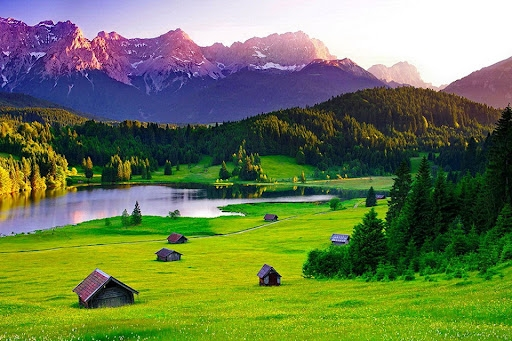
#> input picture input/original_images/natural_1.jpg, 512 x 341 px
$ python shuffle_image.py   (older library calls are emulated)
#> lines starting #> are read from the running program, lines starting #| are printed output that depends on the picture
### src/data_helper.py
import csv
import _pickle as cPickle
import os
import numpy as np
import cv2
from multiprocessing import Pool
from configs import img_configs
from copy import deepcopy as copy
import pandas as pd
import urllib
from tqdm import tqdm
from random import SystemRandom

class DataHelper:
    def __init__(self):
        pass

    # [329 lines left out: functions downloadImage, load_data_from_binary_file, save_data_to_binary_file, save_item_to_binary_file, load_item_from_binary_file, read_url_csv and 9 more, not called in this run]

    def split_image_to_blocks(self, image, block_dim=(2, 2), smoothing=False, outlier_rate=0):
        """
        Divide image to blocks
        :param image: image
        :param block_dim: dimension of block
        :return: blocks
        """
        block_size = image.shape[0] // block_dim[0], image.shape[1] // block_dim[1]
        blocks = []
        for i in range(block_dim[0]):
            row = []
            for j in range(block_dim[1]):
                block = image[i * block_size[0]:(i + 1) * block_size[0], j * block_size[1]:(j + 1) * block_size[1]]
                if smoothing:
                    block = cv2.GaussianBlur(block, (3, 3), 0)
                if outlier_rate > 0:
                    for _i in range(block_size[0]):
                        for _j in range(block_size[1]):
                            if np.random.uniform() < outlier_rate:
                                block[_i, _j][np.random.randint(0, 3)] = np.random.randint(0, 255)

                row.append(block)
            blocks.append(row)
        return np.array(blocks)

    def merge_blocks(self, blocks, mask=None, mode='rgb'):
        """
        Recover image from blocks
        :param blocks: blocks in image
        :param mode: rgb or gray
        :return: image
        """
        n_rows, n_cols = blocks.shape[0], blocks.shape[1]
        image_size = blocks[0][0].shape[0] * n_rows, blocks[0][0].shape[1] * n_cols
        h, w = image_size
        block_size = blocks[0][0].shape[0], blocks[0][0].shape[1]
        image_shape = (h, w) if mode == 'gray' else (h, w, 3)
        if mask is None:
            image = np.zeros(image_shape, dtype=np.uint8)
        else:
            image = mask
        for i in range(n_rows):
            for j in range(n_cols):
                image[i * block_size[0]:(i + 1) * block_size[0],
                      j * block_size[1]:(j + 1) * block_size[1]] = blocks[i][j]
        return image


    def shuffle_blocks(self, blocks, rotate=False):
        """
        Shuffle blocks
        :param blocks: blocks
        :return: shuffled blocks and labels
        """
        n_rows, n_cols = blocks.shape[0], blocks.shape[1]
        shuffled_labels = np.zeros((n_rows, n_cols))
        shuffled_blocks = np.empty(blocks.shape, dtype=np.ndarray)
        _indices = []
        for i in range(n_rows):
            for j in range(n_cols):
                _indices.append((i, j))
        pos = [i for i in range(0, len(_indices))]
        np.random.shuffle(pos)
        indices = [_indices[i] for i in pos]
        count = 0

        for i in range(n_rows):
            for j in range(n_cols):
                x, y = indices[count]
                block = blocks[x][y]
                if rotate and i != 0 and j != 0:
                    block = np.rot90(block, k=np.random.randint(4))
                shuffled_blocks[i][j] = block
                shuffled_labels[x][y] = i * n_cols + j
                count += 1
        return shuffled_blocks, shuffled_labels

    # [67 lines left out: functions random_drop_blocks, drop_all_blocks, not called in this run]

DataProcessor = DataHelper()

### src/recover/environment.py
from copy import deepcopy
import os
import cv2
import json
from skimage.metrics import structural_similarity as compare_ssim
import numpy as np
from src.data_helper import DataProcessor
from multiprocessing import Pool

class GameInfo():

    def __init__(self) -> None:
        self.block_dim = None
        self.block_size = None
        self.max_n_selects = None
        self.select_swap_ratio = None
        self.image_size = None
        self.max_image_point_value = None
        self.blocks = None
        self.original_blocks = None
        self.mode = None
        self.file_path = None
        self.challenge_id = None

    def save_to_json(self, file_path='./input/game_info'):
        if not os.path.exists(file_path):
            os.makedirs(file_path)
        file_path = os.path.join(file_path, self.name + '.json')
        data = {
            'block_dim': self.block_dim,
            'original_block_size': self.original_block_size,
            'original_blocks': self.original_blocks,
            'max_n_selects': self.max_n_selects,
            'select_swap_ratio': self.select_swap_ratio,
            'image_size': self.image_size,
            'max_image_point_value': self.max_image_point_value,
            'mode': self.mode
        }
        # dump to pretty json file
        with open(file_path, 'w') as f:
            json.dump(data, f)
        self.file_path = file_path
        print('Game info saved to json file %s' % file_path)

    # [26 lines left out: functions load_from_json, save_to_binary, not called in this run]

    def load_binary(self, file_path='./input/game_info', file_name='game_info.bin'):
        self = DataProcessor.load_data_from_binary_file(file_path, file_name)

class State(GameInfo):
    """
    Class for the state of the environment.
    """

    # [44 lines left out: functions __init__, make, not called in this run]

    def to_simple_mode(self):
        self.dropped_blocks = deepcopy(self.blocks)
        self.masked = np.ones((self.block_dim[0], self.block_dim[1]), dtype=np.int8)

    # [200 lines left out: functions search, to_ref_mode, copy, small_copy, get_std_err, translation, not called in this run]

    def string_presentation(self, items):
        return hash(str(items))

    def get_string_presentation(self):
        return self.name

    def set_string_presentation(self):
        self.name = self.string_presentation([self.dropped_blocks, self.masked])

    def save_image(self, filename='sample.png'):
        new_img = DataProcessor.merge_blocks(self.dropped_blocks)
        cv2.imwrite('output/' + filename, new_img)

    def get_image(self):
        return DataProcessor.merge_blocks(self.dropped_blocks)

    def save_binary(self, path):
        DataProcessor.save_binary(self.dropped_blocks, path)

class Environment():
    """
    Class for the environment.
    """
    # [6 lines left out: function __init__, not called in this run]

    def reset(self):
        return

    # [214 lines left out: functions step, simple_step, remove, rot90, get_next_block_ids, get_valid_block_pos, not called in this run]

### shuffle_image.py
import cv2
from src.recover.environment import GameInfo
from src.data_helper import DataHelper

import argparse

from utils import tuple_type

def parse_args():
    parser = argparse.ArgumentParser()
    parser.add_argument('--image-path', type=str, default='./input/original_images/')
    parser.add_argument('--output-path', type=str, default='./input/shuffle_images')
    parser.add_argument('-f', '--filename', type=str, default='natural_1.jpg')
    parser.add_argument('--file-name-out', type=str, default=None)
    parser.add_argument('-s', '--block-size', type=int, default=64)
    parser.add_argument('-d', '--block-dim', type=tuple_type, default=(3, 4))
    parser.add_argument('--mode', type=str, default='rgb')

    args = parser.parse_args()
    return args

def main():
    args = parse_args()
    DataProcess = DataHelper()
    block_size = tuple((args.block_size, args.block_size))
    block_dim = tuple(args.block_dim)
    image_size = block_size[1] * block_dim[1], block_size[0] * block_dim[0]
    image = cv2.imread(args.image_path + args.filename)
#> image is the input picture: shape (341, 512, 3); mean B, G, R 80.9, 124, 108.5

    if args.mode == 'bw':
        image = DataProcess.convert_rgb_to_gray(image)

    image = cv2.resize(image, image_size)
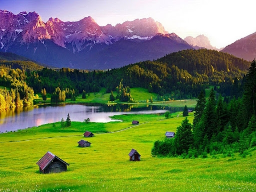
#> image: shape (192, 256, 3); mean B, G, R 80.8, 123.9, 108.4
    blocks = DataProcess.split_image_to_blocks(image, block_dim)
#> after the loop in split_image_to_blocks, `for i in range(block_dim[0]):`:
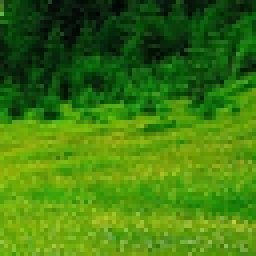
#> block: shape (64, 64, 3) (shown 4 times larger); mean B, G, R 14.8, 122.1, 63.4
#> after the loop in split_image_to_blocks, `for i in range(block_dim[0]):`: blocks = 3 items
    blocks, labels = DataProcess.shuffle_blocks(blocks, rotate=True)
#> after the loop in shuffle_blocks, `for i in range(n_rows):`: count = 12; shuffled_labels = [[10, 6, 4, 9], [2, 11, 0, 7], [5, 8, 3, 1]]
#> labels = [[10, 6, 4, 9], [2, 11, 0, 7], [5, 8, 3, 1]]
    image = DataProcess.merge_blocks(blocks)
#> after the loop in merge_blocks, `for i in range(n_rows):`:
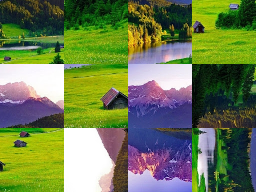
#> image: shape (192, 256, 3); mean of channels 0, 1, 2 80.8, 123.9, 108.4; drawn as B, G, R

    if args.file_name_out is None:
        args.file_name_out = args.filename.split('.')[0] + '.png'
    cv2.imwrite(args.output_path + '/' + args.file_name_out, image)
    print('image saved in {}'.format(args.output_path + '/' + args.file_name_out))

    game_info = GameInfo()
    game_info.name = args.filename.split('.')[0]
    game_info.block_dim = block_dim
    game_info.max_n_selects = block_dim[0] * block_dim[1]
    game_info.select_swap_ratio = [5, 5]
    game_info.image_size = image_size
    game_info.max_image_point_value = [255, 255, 255]
    game_info.original_block_size = block_size
    game_info.original_blocks = blocks.tolist()
#> game_info.original_blocks = 3 items
    game_info.mode = 'rgb'
    game_info.save_to_json()

if __name__ == "__main__":
    main()

$ run again, with input/original_images/natural_10.jpg copied over input/original_images/natural_1.jpg
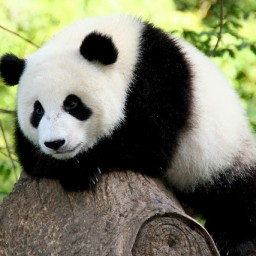
#> input picture input/original_images/natural_10.jpg, 256 x 256 px
#> in main, image is the input picture: shape (256, 256, 3); mean B, G, R 99.7, 121.6, 120.2
#> after the loop in split_image_to_blocks, `for i in range(block_dim[0]):`:
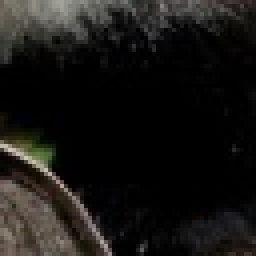
#> block: shape (64, 64, 3) (shown 4 times larger); mean B, G, R 20.2, 22.5, 23.8
#> after the loop in split_image_to_blocks, `for i in range(block_dim[0]):`: blocks = 3 items
#> after the loop in shuffle_blocks, `for i in range(n_rows):`: count = 12; shuffled_labels = [[10, 6, 4, 9], [2, 11, 0, 7], [5, 8, 3, 1]]
#> after the loop in merge_blocks, `for i in range(n_rows):`:
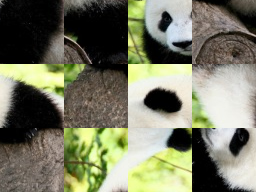
#> image: shape (192, 256, 3); mean of channels 0, 1, 2 99.7, 121.6, 120.2; drawn as B, G, R
#> game_info.original_blocks = 3 items

$ run again, with input/original_images/natural_11.jpg copied over input/original_images/natural_1.jpg
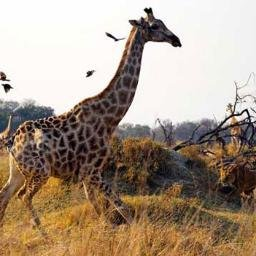
#> input picture input/original_images/natural_11.jpg, 256 x 256 px
#> in main, image is the input picture: shape (256, 256, 3); mean B, G, R 133.6, 150.3, 167.4
#> after the loop in split_image_to_blocks, `for i in range(block_dim[0]):`:
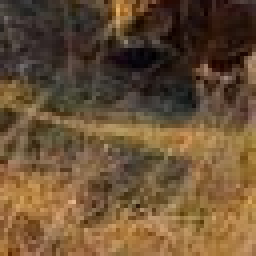
#> block: shape (64, 64, 3) (shown 4 times larger); mean B, G, R 53.7, 81.1, 106.3
#> after the loop in split_image_to_blocks, `for i in range(block_dim[0]):`: blocks = 3 items
#> after the loop in shuffle_blocks, `for i in range(n_rows):`: count = 12; shuffled_labels = [[10, 6, 4, 9], [2, 11, 0, 7], [5, 8, 3, 1]]
#> after the loop in merge_blocks, `for i in range(n_rows):`:
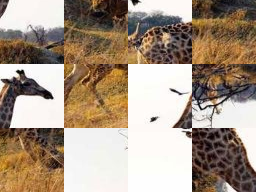
#> image: shape (192, 256, 3); mean of channels 0, 1, 2 133.6, 150.3, 167.4; drawn as B, G, R
#> game_info.original_blocks = 3 items
